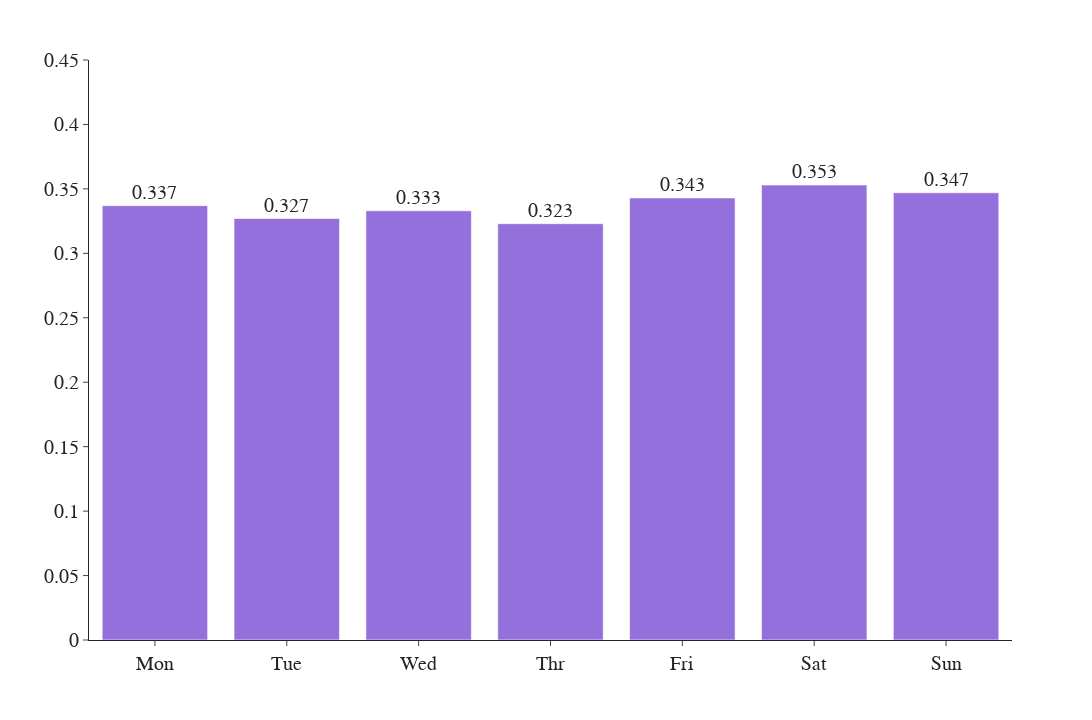
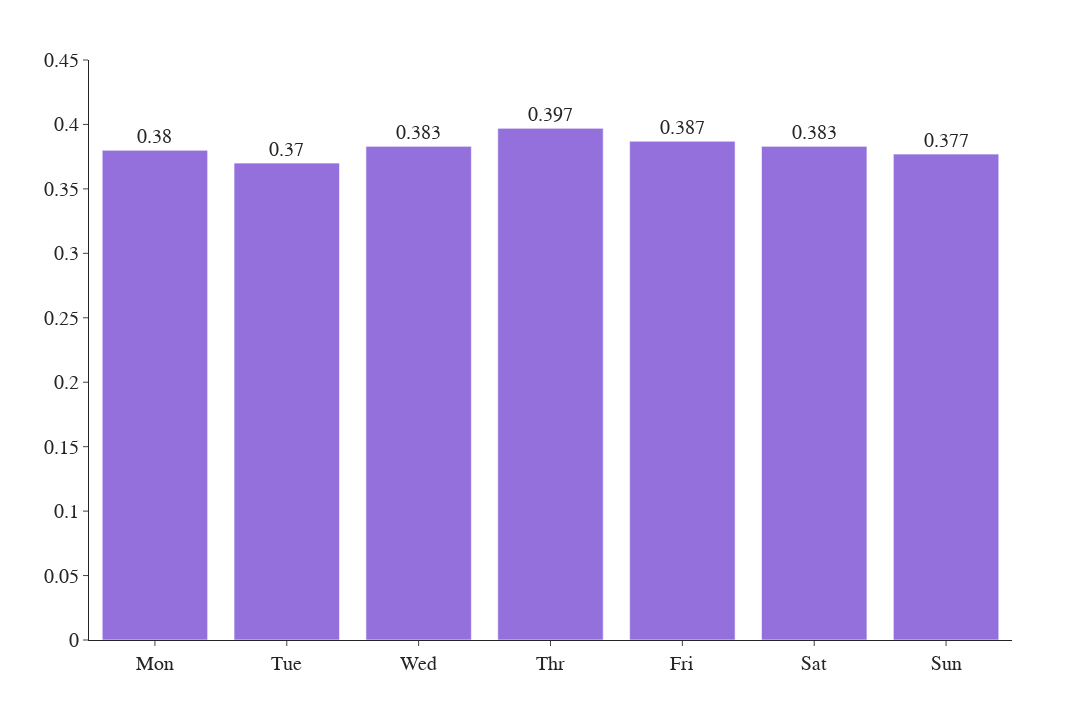

Source (notebook cell) for these figures, in order:
### Code cell
def get_plotly_dataframe(months: list[str]) -> pd.DataFrame:
    plotly_df: pd.DataFrame = for_kids_df[for_kids_df.month.isin(months)]
    watched_pct_average: list[float] = [round(plotly_df[plotly_df.day_of_week == day].total_dur_pct.sum() / 3, 3) for day in days_of_the_week]
    return pd.DataFrame(index=range(7), data={'total_dur_pct': watched_pct_average, 'day_of_week': days_of_the_week})
bar_plot_plotly(get_plotly_dataframe(['March', 'April', 'May']), y_range=[0, 0.45], no_y_label=True)
bar_plot_plotly(get_plotly_dataframe(['June', 'July', 'August']), y_range=[0, 0.45], no_y_label=True)

### Figure 1 — Plotly figure (JSON) as saved in the notebook; plotly's stock layout.template omitted (floating-point values rounded to 4 significant figures)
{"data": [{"alignmentgroup": "True", "bingroup": "x", "histfunc": "sum", "hovertemplate": "day_of_week=%{x}<br>sum of total_dur_pct=%{y}<extra></extra>", "legendgroup": "", "marker": {"color": "MediumPurple", "pattern": {"shape": ""}}, "name": "", "offsetgroup": "", "orientation": "v", "showlegend": false, "textfont": {"size": 20}, "textposition": "outside", "texttemplate": "%{value}", "type": "histogram", "x": ["Mon", "Tue", "Wed", "Thr", "Fri", "Sat", "Sun"], "xaxis": "x", "y": [0.337, 0.327, 0.333, 0.323, 0.343, 0.353, 0.347], "yaxis": "y"}], "layout": {"barmode": "relative", "font": {"family": "Arial Black", "size": 20}, "height": 720, "legend": {"tracegroupgap": 0}, "margin": {"t": 60}, "showlegend": false, "width": 1280, "xaxis": {"anchor": "y", "domain": [0, 1], "title": {"text": ""}}, "yaxis": {"anchor": "x", "domain": [0, 1], "range": [0, 0.45], "title": {"text": ""}}}}

### Figure 2 — Plotly figure (JSON) as saved in the notebook; plotly's stock layout.template omitted (floating-point values rounded to 4 significant figures)
{"data": [{"alignmentgroup": "True", "bingroup": "x", "histfunc": "sum", "hovertemplate": "day_of_week=%{x}<br>sum of total_dur_pct=%{y}<extra></extra>", "legendgroup": "", "marker": {"color": "MediumPurple", "pattern": {"shape": ""}}, "name": "", "offsetgroup": "", "orientation": "v", "showlegend": false, "textfont": {"size": 20}, "textposition": "outside", "texttemplate": "%{value}", "type": "histogram", "x": ["Mon", "Tue", "Wed", "Thr", "Fri", "Sat", "Sun"], "xaxis": "x", "y": [0.38, 0.37, 0.383, 0.397, 0.387, 0.383, 0.377], "yaxis": "y"}], "layout": {"barmode": "relative", "font": {"family": "Arial Black", "size": 20}, "height": 720, "legend": {"tracegroupgap": 0}, "margin": {"t": 60}, "showlegend": false, "width": 1280, "xaxis": {"anchor": "y", "domain": [0, 1], "title": {"text": ""}}, "yaxis": {"anchor": "x", "domain": [0, 1], "range": [0, 0.45], "title": {"text": ""}}}}
